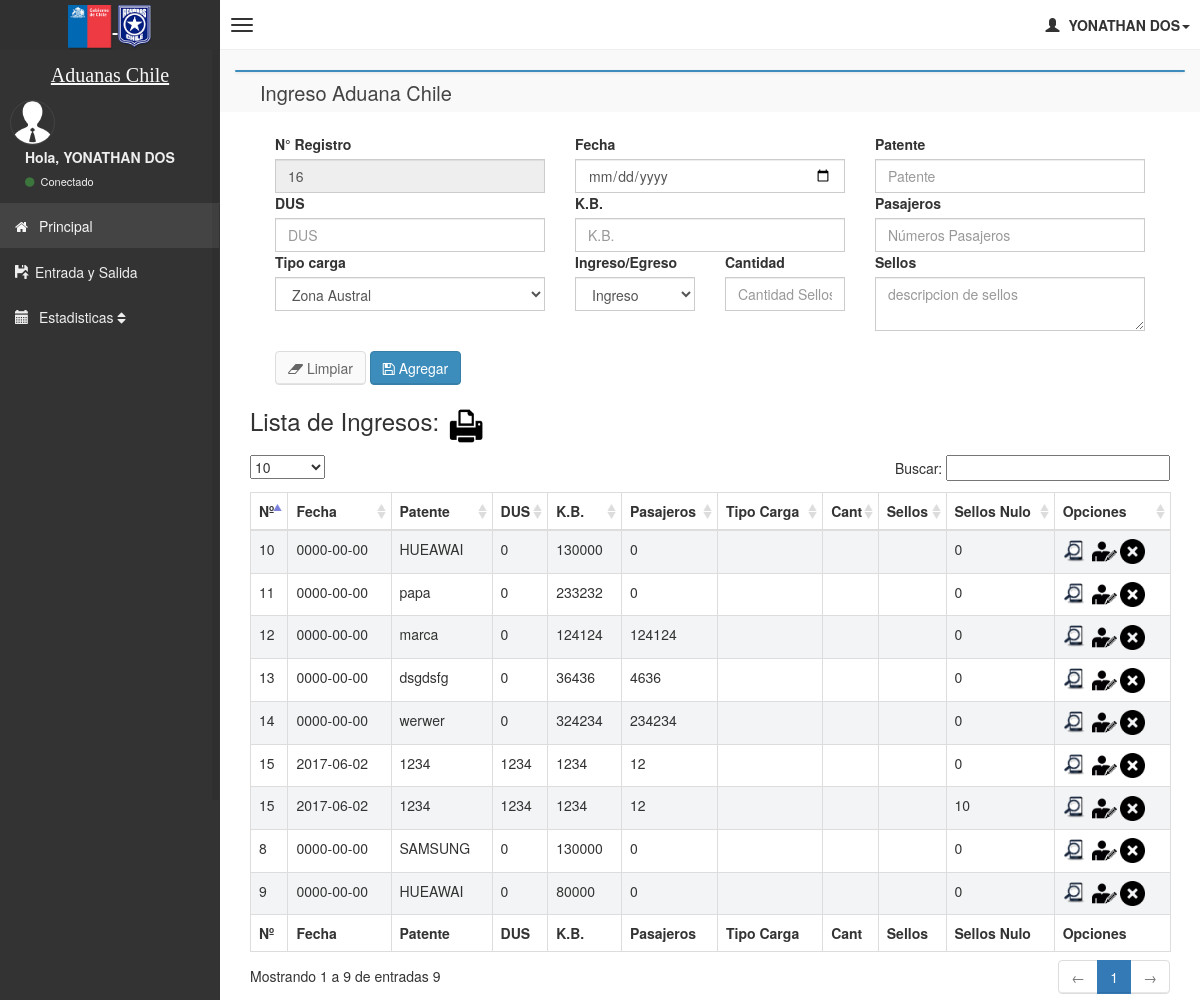
The page /index.php?mod=registroingresos&nuevo (signed in) on the database its author committed.
### tables this page shows
CREATE TABLE `sellos` (
  `id` int(12) NOT NULL AUTO_INCREMENT,
  `cantidad` int(11) NOT NULL,
  `numero` varchar(150) NOT NULL,
  `id_ingreso` int(11) NOT NULL,
  PRIMARY KEY (`id`)
);

CREATE TABLE `ingresos` (
  `id` int(11) NOT NULL AUTO_INCREMENT,
  `dus` int(50) NOT NULL,
  `fecha` date NOT NULL,
  `patente` varchar(50) NOT NULL,
  `cantidad` int(20) DEFAULT NULL,
  `kilos` int(30) NOT NULL,
  `pasajeros` int(30) NOT NULL,
  `estado` varchar(30) NOT NULL,
  `rut` int(11) DEFAULT NULL,
  `tipo_carga` varchar(45) DEFAULT NULL,
  `tipo` varchar(45) DEFAULT NULL,
  PRIMARY KEY (`id`)
);

### index.php (called while the page is built, shortened)
<?php
$bd = new GestarBD;
include 'inc/head.php';
include 'inc/header.php';
include 'inc/left_sidebar.php';
include 'inc/right_side.php';
include 'inc/opciones.php';
include 'inc/finhtml.php';

### inc/config.php (called while the page is built)
<?php
$config = array(
	"titulo"=>"Aduana",
	"subtitulo"=>"Inicio",
	"url"=>"http://{$_SERVER['HTTP_HOST']}/aduana/",
	"charset"=>"utf-8",
	"friendlyurls"=>false,
	"emailadmin"=>"",
	"emailenvios"=>"",
	"nombreenvios"=>"aduana",
	"servidor"=>"localhost",
	"basedatos"=>"aduana",
	"usuario"=>"root",
	"pass"=>"1212",
	"googleanalytics"=>false,
	"googlesiteverification"=>false,
	"mssiteverification"=>false
	); ?>

### inc/functionBD.php (called while the page is built, shortened)
<?php
class GestarBD{
	private $conect;
	private $base_datos;
	private $servidor;
	private $usuario;
	private $pass;
	function __construct()
	{
		include 'config.php';
		$this->servidor = $config['servidor'];
		$this->usuario = $config['usuario'];
		$this->pass = $config['pass'];
		$this->base_datos = $config['basedatos'];
	}
	private function conectar_base_datos() {
		if (! $this->conect = mysqli_connect($this->servidor,$this->usuario,$this->pass, $this->base_datos)) {
				echo "Error al conectar";
				exit();
			}
				mysqli_set_charset( $this->conect , 'utf8');
				return false;
	}
	public function consulta($consulta)
	{
		$this->consulta = mysqli_query($this->conect, $consulta);
	}
	public function mostrar_registros()
	{
		if ($row = mysqli_fetch_array($this->consulta)) {
			return $row;
		} else {
			return false;
		}
	}
}

### pages/registroingresos.php (the view, shortened to what this page needs)
<?php
require ('validarnum.php');
$id="";
$dus="";
$fecha="";
$patente="";
$kilos="";
$pasajeros="";
$numerosello="";
$cantidadsello="";
$readonly="";
if($id==""){
    $sql="select (max(id)+ 1 ) as id from ingresos";
     $bd->consulta($sql);
        while ($fila=$bd->mostrar_registros()) {
            $id=$fila["id"];
        }
}
?>
<div class="box box-primary">
<div class="col-md-12">
        <div class="box-header">
            <h3 class="box-title">Ingreso Aduana Chile</h3>
        </div>
        <form role="form"  name="fe" action="?mod=registroingresos&nuevo=nuevo" method="post">
            <div class="box-body">
                <div class="form-group">
                    <div class="col-md-4 ">
                        <label for="numIngresos">N° Registro</label>
                        <input disabled onkeydown="return enteros(this, event)" required type="text" name="numIngresos" class="form-control" value="<?php echo $id ?>" id="numIngresos" placeholder="Número">
                    </div>
                    <div class="col-md-4 ">
                        <label for="fecha">Fecha</label>
                        <input <?php echo $readonly;?>   required type="date" name="fecha" class="form-control" value="<?php echo $fecha ?>" id="fecha" >
                    </div>
                    <div class="col-md-4 ">
                        <label for="patente">Patente</label>
                        <input <?php echo $readonly;?>    required type="tex" name="patente" class="form-control" value="<?php echo $patente ?>" id="patente" placeholder="Patente">
                    </div>
                </div>
                <div class="form-group">
                    <div class="col-md-4 ">
                        <label for="dus">DUS</label>
                        <input <?php echo $readonly;?> onkeydown="return enteros(this, event)" type="text" required name="dus" class="form-control" value="<?php echo $dus ?>" id="dus" placeholder="DUS">
                    </div>
                    <div class="col-md-4 ">
                        <label for="kb">K.B.</label>
                        <input <?php echo $readonly;?> onkeydown="return enteros(this, event)" required type="text" name="kb" class="form-control" value="<?php echo $kilos ?>" id="kb" placeholder="K.B.">
                    </div>
                    <div class="col-md-4 ">
                        <label for="pasajero">Pasajeros</label>
                        <input <?php echo $readonly;?> onkeydown="return enteros(this, event)" type="text" name="pasajero" class="form-control" value="<?php echo $pasajeros ?>" id="pasajero" placeholder="Números Pasajeros">
                    </div>
                </div>
                <div class="form-group">
                    <div class="col-md-4 ">
                        <label for="tipo_carga">Tipo carga</label>
                        <select  <?php echo $readonly;?> class="form-control" name='tipo_carga' id='tipo_carga'>
                        <?php
                        $austral = "";
                        ?>
                            <option <?php echo $austral;?>  value="Zona Austral">Zona Austral</option>
                        </select>
                    </div>
                    <div class="col-md-2 ">
                        <?php
                          $ing = "";
                        ?>
                        <label for="tipo">Ingreso/Egreso</label>
                        <select  <?php echo $readonly;?> class="form-control" name='tipo' id='tipo'>
                            <option <?php echo $ing;?>  value="Ingreso">Ingreso</option>
                        </select>
                    </div>
                </div>
                <div class="form-group">
                    <div class="col-md-2">
                        <label for="cantidad">Cantidad</label>
                        <input <?php echo $readonly;?> onkeydown="return enteros(this, event)" type="text" name="cantidad" class="form-control" value="<?php echo $cantidadsello ?>" id="cantidad" placeholder="Cantidad Sellos">
                    </div>
                 <div class="col-md-4">
                        <label for="cantidad">Sellos</label>
                        <textarea <?php echo $readonly;?> row="7" cols="20"  name="sellos" class="form-control" id="sellos" placeholder="descripcion de sellos"><?php echo $numerosello ?></textarea>
                    </div>
                    <div class="col-md-4">
                    <br>
                    <a href="?mod=registroingresos" class="btn btn-default"><i class="fa fa-eraser"></i> Limpiar</a>
                    <?php
                    if($_GET["action"]== "ver"){
                    } else if($_GET["action"] == "eliminar"){
                    ?>
                        <button type="submit" class="btn btn-danger" name="guardar"  value="Eliminar"><i class="fa fa-trash"></i> Eliminar</button>
                    <input type="hidden" name="submitAction" value="<?php echo $id;?>">
                    <?php
                    }   else if($_GET["action"] == "editar"){
                    ?>
                    <input type="hidden" name="submitAction" value="editar">
                        <button type="submit" class="btn btn-primary" name="guardar" value="Editar"><i class="fa fa-pencil"></i> Editar</button>
                    <?php
                    }else{
                    ?>
                        <button type="submit" class="btn btn-primary" name="guardar" value="Guardar"><i class="fa fa-save"></i> Agregar</button>
                    <?php
                }
                    ?>
                    </div>
                </div>
            </div>
        </form>
    </div>
</div>
<div class="col-md-12">
    <h3 class="box-title">
    <span style="width:750px"> Lista de Ingresos:</span>
        <a target='_blank'  href=./pdf/listaingresos.php><img src='./img/impresora.png'  width='40' alt='Edicion' title='Imprimir '></a>
    </h3>
    <table id="example1" class="table table-bordered table-striped">
        <thead>
            <tr>
                <th>Nº</th>
                <th>Fecha</th>
                <th>Patente</th>
                <th>DUS</th>
                <th>K.B.</th>
                <th>Pasajeros</th>
                <th>Tipo Carga</th>
                <th>Cant</th>
                <th>Sellos</th>
                <th>Sellos Nulo</th>
                <th>Opciones</th>
            </tr>
        </thead>
        <tbody>
        <?php
            $consulta="SELECT
                            ingresos.id as id,
                            ingresos.fecha, patente, dus, kilos, pasajeros,
                            funcionario.alias as funcionario,
                            tipo_carga,
                            tipo ,
                            sellos.cantidad as cantidad
                        FROM ingresos
                            INNER JOIN sellos ON  ingresos.id = sellos.id_ingreso
                            LEFT JOIN funcionario ON FUNCIONARIO.rut = ingresos.rut";
            $bd->consulta($consulta);
            while ($fila=$bd->mostrar_registros()) {
                echo "<tr>
                            <td>$fila[id]</td>
                            <td>$fila[fecha]</td>
                            <td>$fila[patente]</td>
                            <td>$fila[dus]</td>
                            <td>$fila[kilos] </td>
                            <td>$fila[pasajeros]</td>
                            <td>$fila[funcionario]</td>
                            <td>$fila[tipo_carga]</td>
                            <td>$fila[tipo]</td>
                            <td>$fila[cantidad]</td>
                            <td>
                                <a  href=?mod=registroingresos&action=ver&codigo=".$fila["id"].">
                                    <img src='./img/consultarr.png' width='25' alt='Edicion' title='VER LOS DATOS DE ".$fila["id"]."'>
                                </a>
                                <a  href=?mod=registroingresos&action=editar&codigo=".$fila["id"].">
                                    <img src='./img/editar.png' width='25' alt='Edicion' title='EDITAR LOS DATOS DE ".$fila["id"]."'>
                                </a>
                                <a   href=?mod=registroingresos&action=eliminar&codigo=".$fila["id"].">
                                    <img src='./img/elimina2.png'  width='25' alt='Edicion' title='ELIMINAR A   ".$fila["id"]."'>
                                </a>
                            </td>
                        </tr>";
    }
    ?>
    </tbody>
    <tfoot>
            <tr>
                <th>Nº</th>
                <th>Fecha</th>
                <th>Patente</th>
                <th>DUS</th>
                <th>K.B.</th>
                <th>Pasajeros</th>
                <th>Tipo Carga</th>
                <th>Cant</th>
                <th>Sellos</th>
                <th>Sellos Nulo</th>
                <th>Opciones</th>
            </tr>
    </tfoot>
    </table>
    </div>
</div>

### rows shown on the page
sellos: id_ingreso "8", id_ingreso.fecha "0000-00-00", id_ingreso.patente "SAMSUNG", id_ingreso.dus "0", id_ingreso.kilos "130000", id_ingreso.pasajeros "0", cantidad "0"
sellos: id_ingreso "9", id_ingreso.fecha "0000-00-00", id_ingreso.patente "HUEAWAI", id_ingreso.dus "0", id_ingreso.kilos "80000", id_ingreso.pasajeros "0", cantidad "0"
sellos: id_ingreso "10", id_ingreso.fecha "0000-00-00", id_ingreso.patente "HUEAWAI", id_ingreso.dus "0", id_ingreso.kilos "130000", id_ingreso.pasajeros "0", cantidad "0"
sellos: id_ingreso "11", id_ingreso.fecha "0000-00-00", id_ingreso.patente "papa", id_ingreso.dus "0", id_ingreso.kilos "233232", id_ingreso.pasajeros "0", cantidad "0"
sellos: id_ingreso "12", id_ingreso.fecha "0000-00-00", id_ingreso.patente "marca", id_ingreso.dus "0", id_ingreso.kilos "124124", id_ingreso.pasajeros "124124", cantidad "0"
sellos: id_ingreso "13", id_ingreso.fecha "0000-00-00", id_ingreso.patente "dsgdsfg", id_ingreso.dus "0", id_ingreso.kilos "36436", id_ingreso.pasajeros "4636", cantidad "0"
sellos: id_ingreso "14", id_ingreso.fecha "0000-00-00", id_ingreso.patente "werwer", id_ingreso.dus "0", id_ingreso.kilos "324234", id_ingreso.pasajeros "234234", cantidad "0"
sellos: id_ingreso "15", id_ingreso.fecha "2017-06-02", id_ingreso.patente "1234", id_ingreso.dus "1234", id_ingreso.kilos "1234", id_ingreso.pasajeros "12", cantidad "0"
sellos: id_ingreso "15", id_ingreso.fecha "2017-06-02", id_ingreso.patente "1234", id_ingreso.dus "1234", id_ingreso.kilos "1234", id_ingreso.pasajeros "12", cantidad "10"

### other values the page prints
$_SESSION['dondequeda_nombre'] "YONATHAN DOS"
